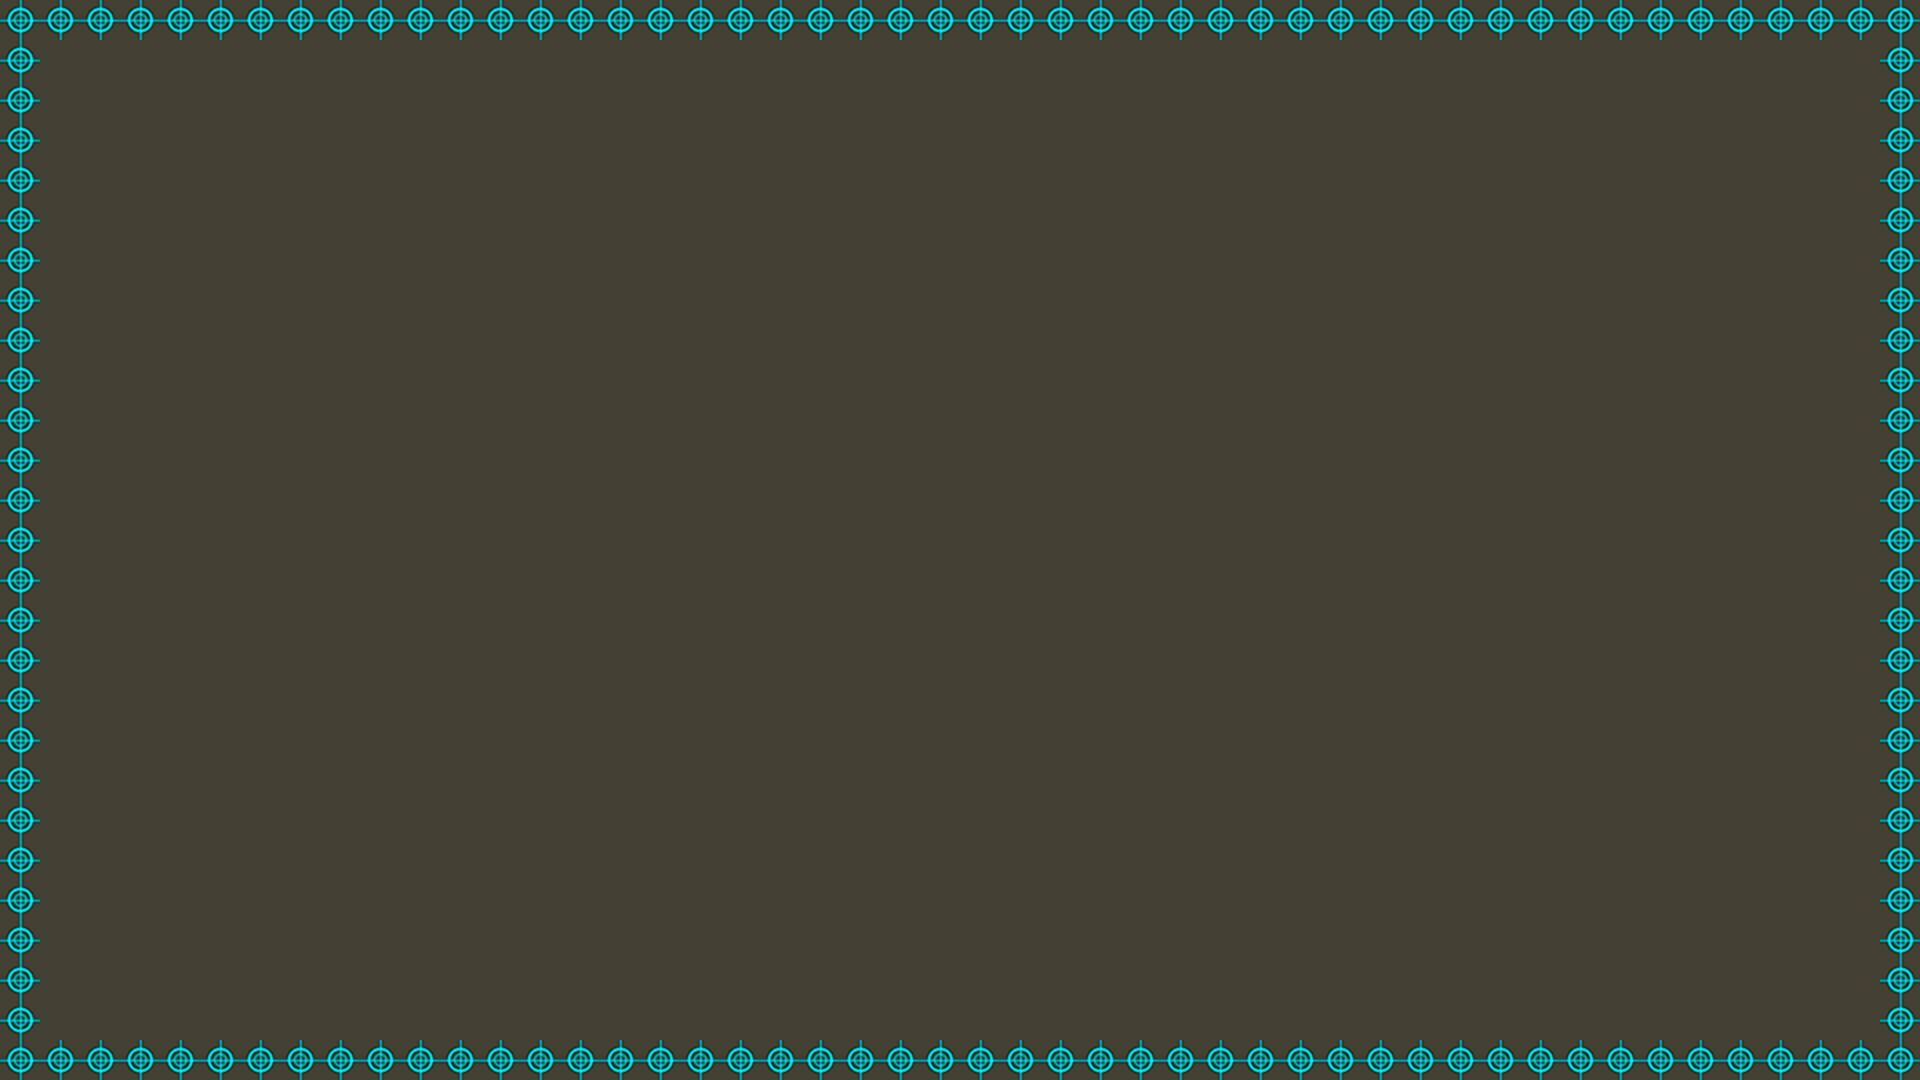

This is a level from a 2D game, rendered from its Tiled map with the project's own tilesets. A one-line summary and the map file follow, with tile-layer data summarised:
An orthogonal 48x27 tile map with 40x40 px tiles, 1 tile layer (タイルレイヤー1).

<map version="1.10" tiledversion="1.12.2" orientation="orthogonal" renderorder="right-down" width="48" height="27" tilewidth="40" tileheight="40" infinite="0" nextlayerid="2" nextobjectid="1">
 <tileset firstgid="1" source="terrain.tsx" />
 <layer id="1" name="タイルレイヤー1" width="48" height="27">
  <data>[1296 cells, 1296 non-empty, 2 distinct tile ids]</data>
 </layer>
</map>
